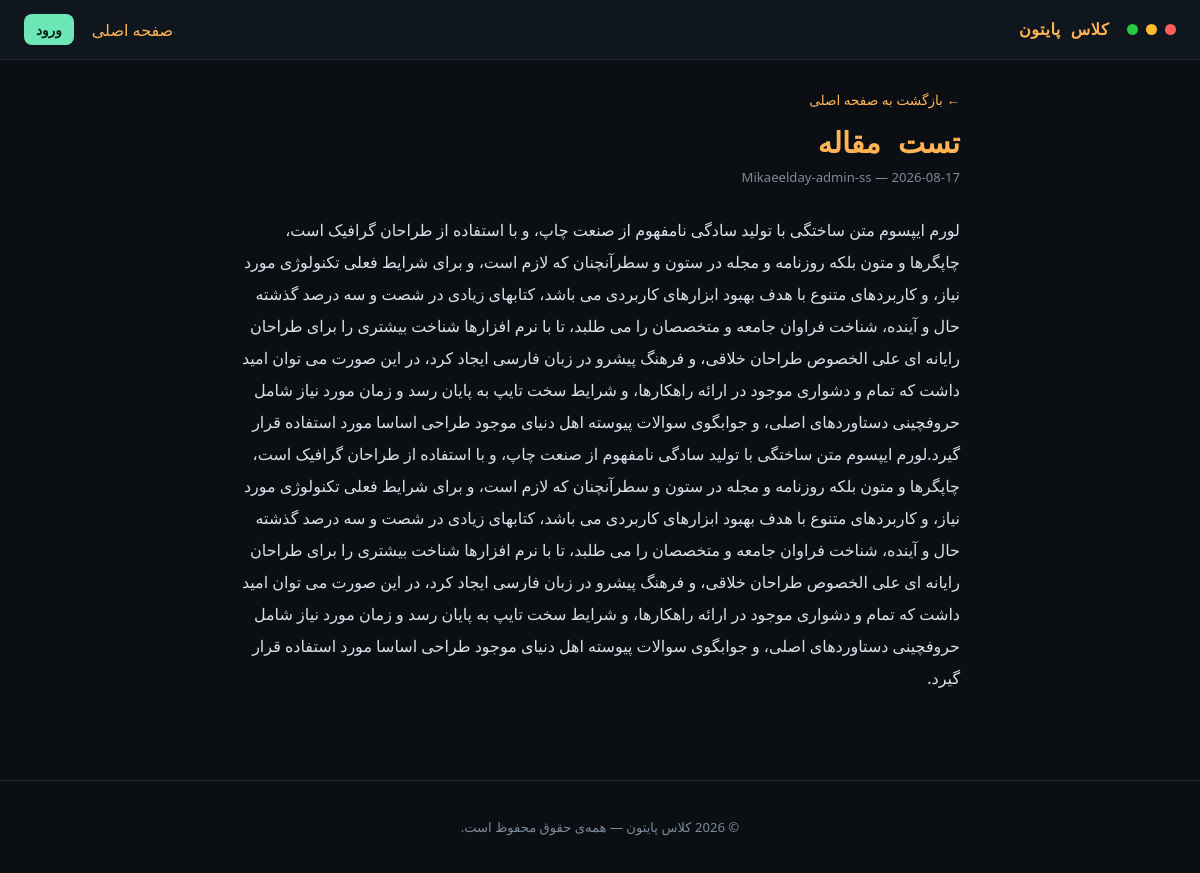
/articles/تست-مقاله/, run on the app's committed database.
### core/models.py (models this page shows, shortened)
class Article(models.Model):
    title = models.CharField("عنوان", max_length=200)
    slug = models.SlugField("نامک", max_length=220, unique=True, blank=True)
    summary = models.CharField("خلاصه", max_length=300, blank=True)
    content = models.TextField("متن مقاله")
    author = models.ForeignKey(
        settings.AUTH_USER_MODEL,
        on_delete=models.SET_NULL,
        null=True,
        related_name="articles",
        verbose_name="نویسنده",
    )
    published = models.BooleanField("منتشرشده", default=True)
    created_at = models.DateTimeField("تاریخ انتشار", auto_now_add=True)
    updated_at = models.DateTimeField("آخرین ویرایش", auto_now=True)
    class Meta:
        ordering = ["-created_at"]
        verbose_name = "مقاله"
        verbose_name_plural = "مقالات"

### core/views.py (the view)
# urls.py: path("articles/<str:slug>/", views.article_detail, name="article_detail"),
def article_detail(request, slug):
    article = get_object_or_404(Article, slug=slug, published=True)
    return render(request, "core/article_detail.html", {"article": article})

### core/templatetags/article_extras.py (called while the page is built)
@register.filter(name="markdownify")
def markdownify(text):
    html = md.markdown(text, extensions=["fenced_code", "tables", "nl2br"])
    return mark_safe(html)

### core/templates/core/article_detail.html (shortened to what this page needs)
{% extends "core/base.html" %}
{% load article_extras %}
{% block content %}
    <article class="article-full">
        <a href="{% url 'home' %}" class="back-link">← بازگشت به صفحه اصلی</a>
        <h1 class="article-full__title">{{ article.title }}</h1>
        <p class="article-full__meta">
            {{ article.author.username|default:"ناشناس" }} — {{ article.created_at|date:"Y-m-d" }}
        </p>
        <div class="article-full__body">
            {{ article.content|markdownify }}
        </div>
    </article>
    <link rel="stylesheet"
          href="https://cdnjs.cloudflare.com/ajax/libs/highlight.js/11.9.0/styles/atom-one-dark.min.css">
{% endblock %}

### core/static/core/style.css (style rules this page uses)
:root { --bg: #0b0f14; --bg-panel: #10161d; --bg-input: #0d1319; --line: #212b35; --text: #d7e0e8; --text-dim: #7c8a99; --amber: #ffb454; --amber-dim: #8a6a3a; --mint: #6ee7b7; --red: #ff6b6b; --font-mono: "JetBrains Mono", "Fira Code", ui-monospace, SFMono-Regular, Menlo, Consolas, monospace; --font-ui: "Vazirmatn", "Segoe UI", Tahoma, sans-serif; }
* { box-sizing: border-box; }
html, body { margin: 0; padding: 0; background: var(--bg); color: var(--text); font-family: var(--font-ui); min-height: 100%; }
a { color: var(--amber); text-decoration: none; }
.back-link { font-size: .85rem; }
.article-full { max-width: 720px; margin: 0 auto; }
.article-full__title { font-family: var(--font-mono); color: var(--amber); font-size: 1.8rem; margin: 16px 0 6px; }
.article-full__meta { color: var(--text-dim); font-size: .82rem; margin: 0 0 28px; }
.article-full__body { line-height: 2; font-size: 1rem; }
.article-full__body p { margin: 0 0 18px; }

### data on the page
Article: title "تست مقاله", author.username "Mikaeelday-admin-ss", created_at "2026-08-17", content "لورم ایپسوم متن ساختگی با تولید سادگی نامفهوم از صنعت چاپ، و با استفاده از طراحان گرافیک است، چاپگرها و متون بلکه روزنامه و مجله در ستون و سطرآنچنان که لازم است، و برای شرایط فعلی تکنولوژی مورد نیاز، و کاربردهای متنوع با هدف بهبود ابزارهای کاربردی می باشد، کتابهای زیادی در شصت و سه درصد گذشته حال و آینده، شناخت فراوان جامعه و متخصصان را می طلبد، تا با نرم افزارها شناخت بیشتری را برای طراحان رایانه ای علی الخصوص طراحان خلاقی، و فرهنگ پیشرو در زبان فارسی ایجاد کرد، در این صورت می توان امید داشت که تمام و دشواری موجود در ارائه راهکارها، و شرایط سخت تایپ به پایان رسد و زمان مورد نیاز شامل حروفچینی دستاوردهای اصلی، و جوابگوی سوالات پیوسته اهل دنیای موجود طراحی اساسا مورد استفاده قرار گیرد.لورم…"
